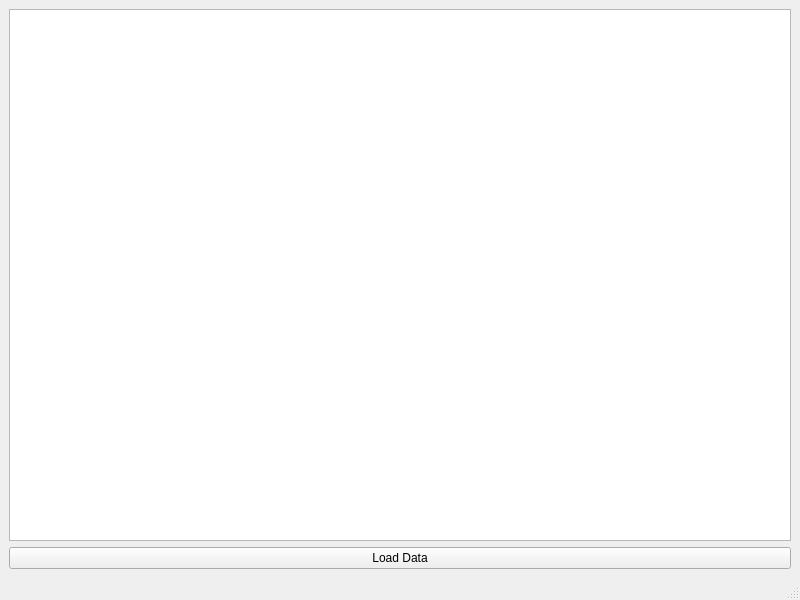
<?xml version="1.0" encoding="UTF-8"?>
<ui version="4.0">
 <class>MainWindow</class>
 <widget class="QMainWindow" name="MainWindow">
  <property name="geometry">
   <rect>
    <x>0</x>
    <y>0</y>
    <width>800</width>
    <height>600</height>
   </rect>
  </property>
  <property name="windowTitle">
   <string>User Management</string>
  </property>
  <widget class="QWidget" name="centralwidget">
   <layout class="QVBoxLayout" name="verticalLayout">
    <item>
     <widget class="QTableView" name="tableView">
      <property name="alternatingRowColors">
       <bool>true</bool>
      </property>
     </widget>
    </item>
    <item>
     <widget class="QPushButton" name="loadButton">
      <property name="text">
       <string>Load Data</string>
      </property>
     </widget>
    </item>
   </layout>
  </widget>
  <widget class="QStatusBar" name="statusbar"/>
 </widget>
 <resources/>
 <connections/>
</ui>
